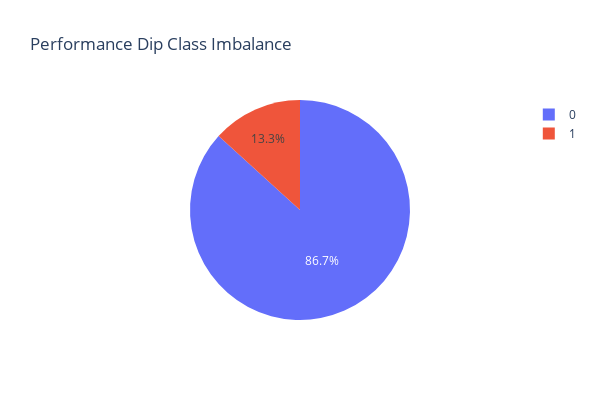

Source (notebook cell):
### Markdown cell above
### Establishing Target Variable Visualzing Class Imbalance of Performance Dip <br>

The target variable for this project is performance dip, a binary indication on whether the player's performance is declining during the season. There were two plausible directions to choose when determining the threshold for performance dip: fixed cutoff or percentile based cutoff.  Percentile based cutoff threshold is utilized to always capture a fixed proportion of outcomes.  It also has season to season consistency, where it scales with league wide trends arising from shifting offensive strategies. <br>

'Performance_Dip' is computed by identifying 'PercentChange' feature that falls below first quartile and establishing minium of 6 carries for the player.  'PercentChange' is derived from seeing how much a player's current week performance (YPC) differs with respect to their rolling average YPC.  The minimum carries demonstrates the the player has a workload floor and the dip will reflect prolonged usage of a player. <br>

apply_dataLabel method: Assigns x & y roles to dataset, where x represents all independent variables going into the model and y contains the dependent target variable ('Performance_Dip') <br>

Visualizing the imbalance of performance dip, it is largely expected for the majority of players to not have a performance dip because players having a declined performance in the season should be a relatively rare occurence.  It is critical to visualize and understand class imbalance of target variable since this will influence the metrics used for analyzing model performance.  Accuracy will be a poor choice since always prediciting "no dip" will yield 85% accuracy.  Focusing on metrics that handle imbalance well such as F1 score

### Code cell
#Establish target variable & splitting away from rest of features for model training
threshold = train_data['PercentChange'].quantile(0.25)
def apply_dataLabel(data, threshold, min_carries_amt = 6):
    min_carries = data['Rushing_Att'] >= min_carries_amt
    data_copy = data.copy()
    data_copy['Performance_Dip'] = ((data['PercentChange'] <= threshold) & min_carries).astype(int)
    y = data_copy['Performance_Dip']
    x = data_copy.drop(['Performance_Dip'], axis = 1)
    return x, y

x_train, y_train = apply_dataLabel(train_data, threshold)
x_val, y_val = apply_dataLabel(val_data, threshold)
x_test, y_test = apply_dataLabel(test_data, threshold)


rate = y_train.mean()
counts = y_train.value_counts()
print(f"Training Data Dip Rate: {rate:.2%}\nCounts:\n{counts}")



fig = px.pie(y_train, names='Performance_Dip', title='Performance Dip Class Imbalance', width=600, height=400)
fig.show()

### Figure 1 — Plotly figure (JSON) as saved in the notebook; plotly's stock layout.template omitted (floating-point values rounded to 4 significant figures; data arrays with more than 128 entries replaced by an {"elided": "..."} marker saying what was removed)
{"data": [{"domain": {"x": [0, 1], "y": [0, 1]}, "hovertemplate": "Performance_Dip=%{label}<extra></extra>", "labels": {"elided": "8586 int values"}, "legendgroup": "", "name": "", "showlegend": true, "type": "pie"}], "layout": {"height": 400, "legend": {"tracegroupgap": 0}, "title": {"text": "Performance Dip Class Imbalance"}, "width": 600}}
